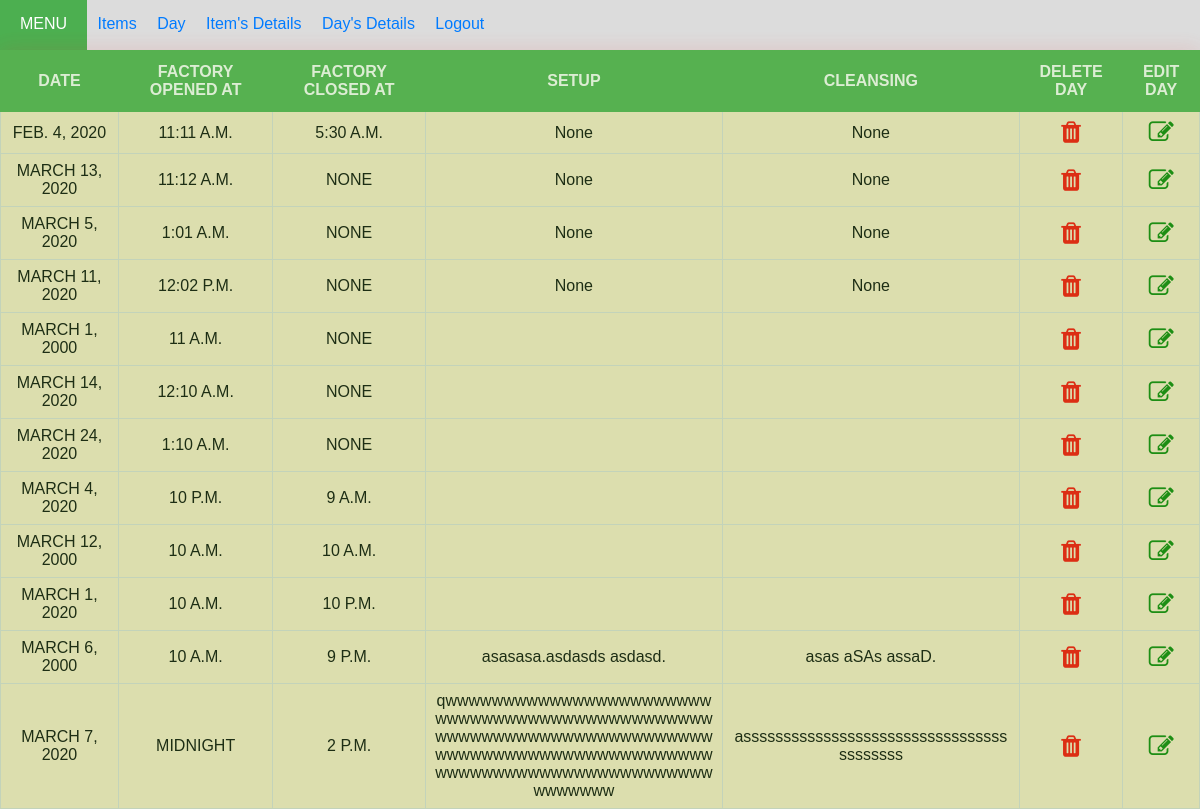
The page /todays_detail/ (signed in) on the database as committed earlier.
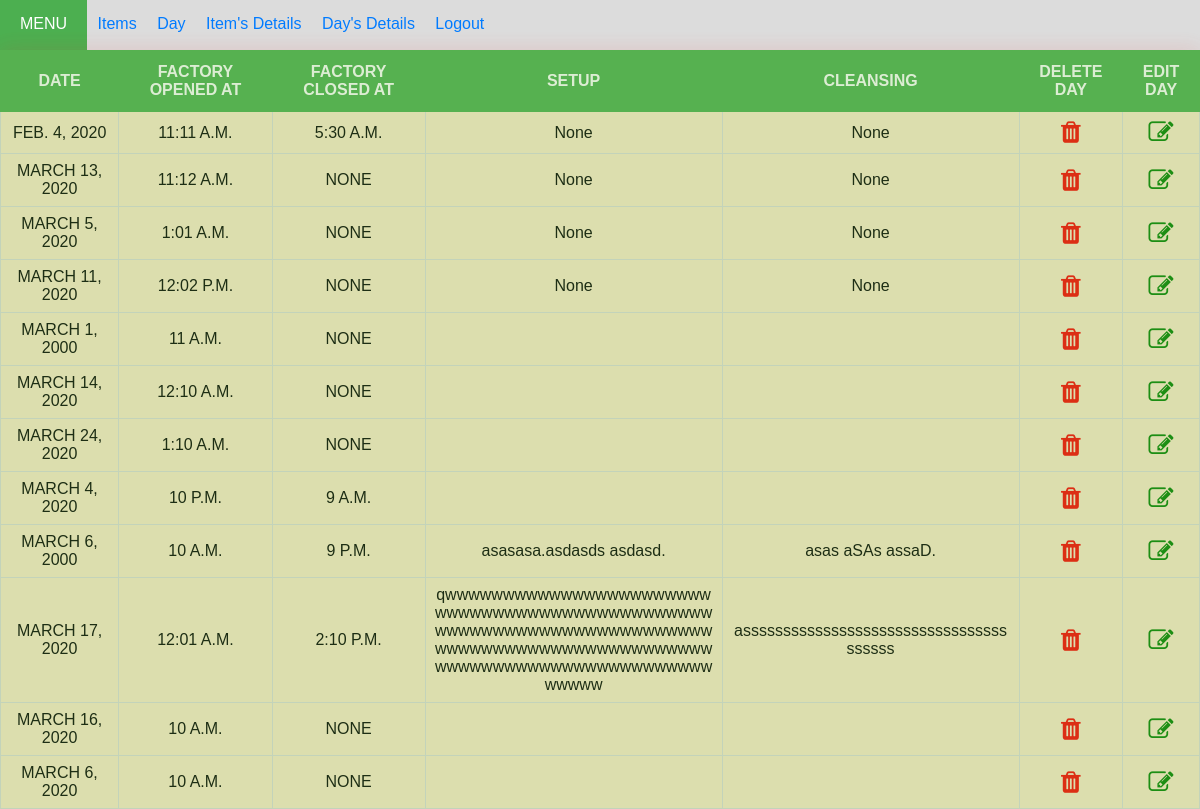
The same page on the database as committed later.
### cal/models.py (models this page shows, shortened)
class days(models.Model):
    date = models.DateField(default = date.today, unique=True)
    fact_open_time = models.TimeField(default="10:00 AM")
    fact_close_time = models.TimeField(default="10:00 PM", blank=True, null=True)
    setup = models.TextField(max_length=1000, blank=True, null=True)
    cleansing = models.TextField(max_length=1000, blank=True, null=True)
    user_id = models.ForeignKey(User, on_delete=models.CASCADE, null=True)

### cal/views.py (the view)
# urls.py: path('todays_detail/', views.todays_detail, name='todays_detail'),
@login_required(login_url='login')
def todays_detail(request):
    all_items = days.objects.filter(user_id=request.user)
    return render(request, 'todays_detail.html', {'all_items': all_items})

### cal/templates/todays_detail.html (shortened to what this page needs)
{% load static %}
<!DOCTYPE html>
<html>
    <head>
        <link href="{% static  'css/todays_detail.css' %}" type="text/css" rel="stylesheet">
        <link rel="stylesheet" href="https://cdnjs.cloudflare.com/ajax/libs/font-awesome/4.7.0/css/font-awesome.min.css">
    </head>
    <body>
        <header>
            <div>
            <nav class="nav">
                    <a class="menu">MENU </a>
                    <a class="nav-item" href="{% url 'home' %}">Items</a>
                    <a class="nav-item" href="{% url 'day' %}">Day</a>
                    <a class="nav-item" href="{% url 'show' %}">Item's Details</a>
                    <a class="nav-item" href="{% url 'todays_detail' %}">Day's Details</a>
                    <a class="nav-item" href="{% url 'logout' %}">Logout</a>
            </nav>
        </header>
        <table class="container">
            <tr>
                <th>Date</th>
                <th>Factory Opened At</th>
                <th>Factory Closed At</th>
                <th>Setup</th>
                <th>Cleansing</th>
                <th>delete day</th>
                <th>edit day</th>
            </tr>
            {% if all_items %}
                {% for things in all_items %}
            <tr>
                <td class="datee">{{ things.date }}</td>
                <td class="fact_open_time">{{ things.fact_open_time }}</td>
                <td class="fact_close_time">{{ things.fact_close_time }}</td>
                <td class="notess">{{ things.setup }}</td>
                <td class="notess">{{ things.cleansing }}</td>
                <td class="delete"><center><a onclick = "return confirm ('You really want to delete details of {{ things.date}}?')" href="{% url 'delete_day' things.id %}"><li class="fa fa-trash" style="font-size: 25px;"></li></a></center></td>
                <td class="edit"><center><a href="{% url 'edit_day' things.id %}"><li class="fa fa-edit" style="font-size: 25px;"></li></a></center></td>
            </tr>
                {% endfor %}
          {% endif %}
        </table>
    </body>
</html>

Rows that differ between the two databases and show on the page:
removed days: date "MARCH 12, 2000", fact_open_time "10 A.M.", fact_close_time "10 A.M."
removed days: date "MARCH 1, 2020", fact_open_time "10 A.M.", fact_close_time "10 P.M."
changed days: date "MARCH 7, 2020" → "MARCH 17, 2020"; fact_open_time "MIDNIGHT" → "12:01 A.M."; fact_close_time "2 P.M." → "2:10 P.M."; setup "qwwwwwwwwwwwwwwwwwwwwwwwwwwwwwwwwwwwwwwwwwwwwwwwwwwwwwwwwwwwwwwwwwwwwwwwwwwwwwwwwwwwwwwwwwwwwwwwwwwwwwwwwwwwwwwwwwwwwwwwwwwwwww" → "qwwwwwwwwwwwwwwwwwwwwwwwwwwwwwwwwwwwwwwwwwwwwwwwwwwwwwwwwwwwwwwwwwwwwwwwwwwwwwwwwwwwwwwwwwwwwwwwwwwwwwwwwwwwwwwwwwwwwwwwwwwww"; cleansing "asssssssssssssssssssssssssssssssssssssssss" → "asssssssssssssssssssssssssssssssssssssss"
added days: date "MARCH 16, 2020", fact_open_time "10 A.M.", fact_close_time "NONE"
added days: date "MARCH 6, 2020", fact_open_time "10 A.M.", fact_close_time "NONE"
